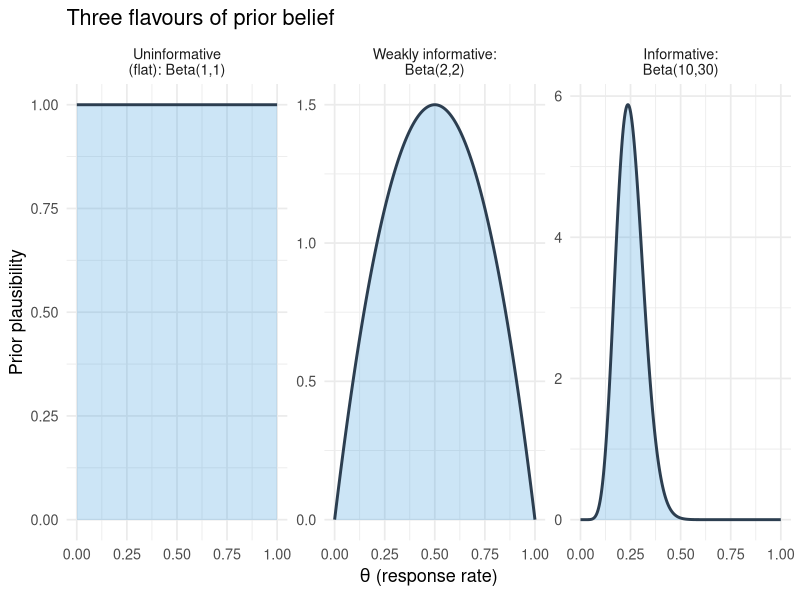
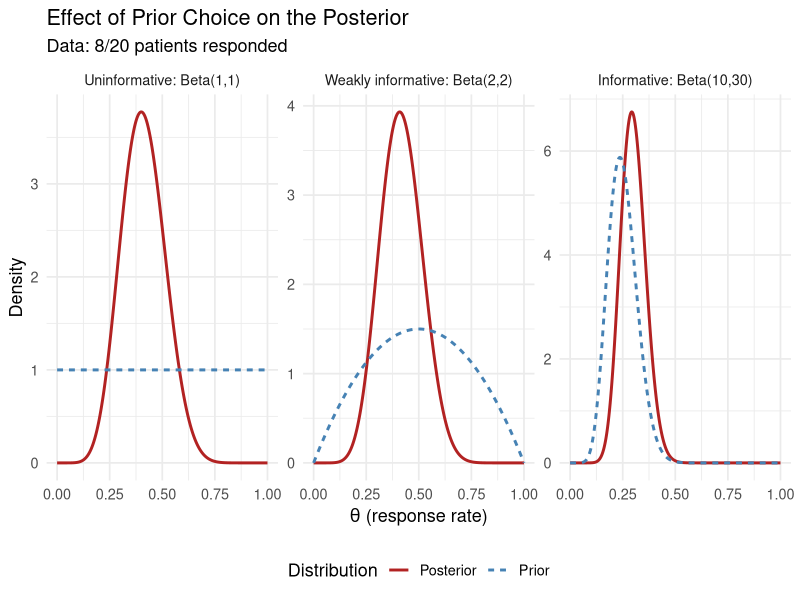
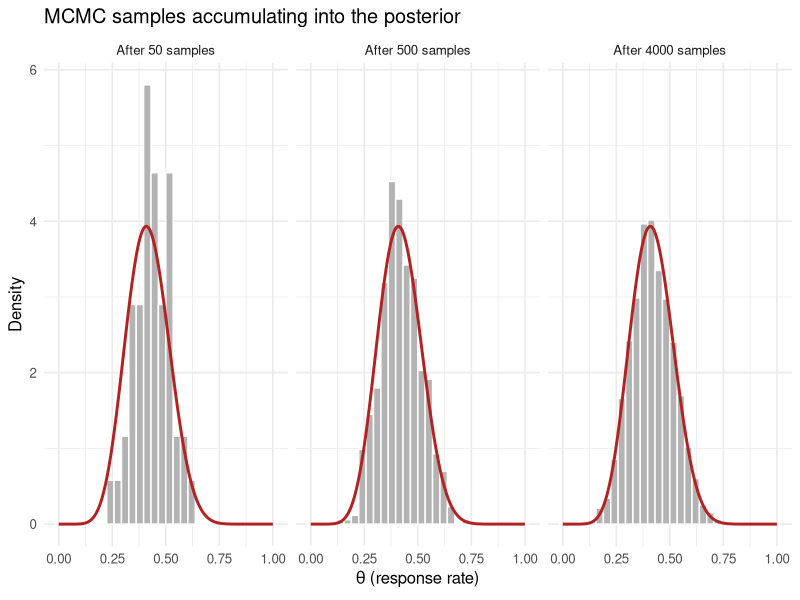
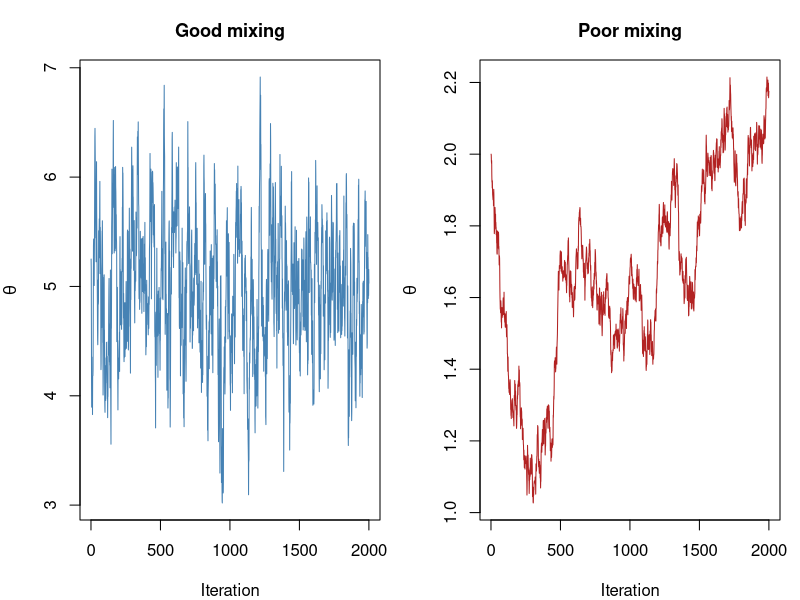
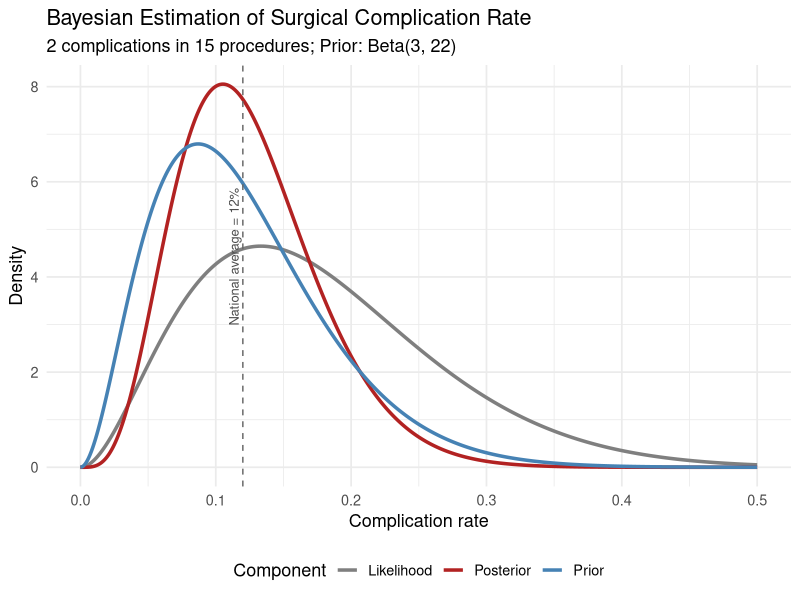

These charts were generated, in order, by the following R code:
## ---- chunk 1
#| include: false
library(tidyverse)
library(knitr)
## ---- chunk 2
#| label: fig-prior-types
#| fig-cap: "Three types of prior belief about a response rate, from no opinion (flat) to a confident prior expectation (informative). The x-axis is the response rate; the height shows how plausible the prior considers each value."
#| fig-width: 10
#| fig-height: 4

library(tidyverse)

theta <- seq(0, 1, length.out = 400)

prior_types <- tibble(
  type = factor(c("Uninformative\n(flat): Beta(1,1)",
                  "Weakly informative:\nBeta(2,2)",
                  "Informative:\nBeta(10,30)"),
                levels = c("Uninformative\n(flat): Beta(1,1)",
                           "Weakly informative:\nBeta(2,2)",
                           "Informative:\nBeta(10,30)")),
  a = c(1, 2, 10),
  b = c(1, 2, 30)
)

prior_curves <- prior_types %>%
  rowwise() %>%
  reframe(type = type, theta = theta, density = dbeta(theta, a, b))

ggplot(prior_curves, aes(theta, density)) +
  geom_area(fill = "#3498db", alpha = 0.25) +
  geom_line(linewidth = 1, colour = "#2c3e50") +
  facet_wrap(~ type, scales = "free_y") +
  labs(x = expression(theta ~ "(response rate)"), y = "Prior plausibility",
       title = "Three flavours of prior belief") +
  theme_minimal(base_size = 13)
## ---- chunk 3
#| label: fig-beta-priors
#| fig-cap: "Three Beta priors and their posteriors after observing 8 responses in 20 patients."
#| fig-width: 10
#| fig-height: 5

library(tidyverse)

# Observed data: 8 successes out of 20 trials
y <- 8; n <- 20

# Define three priors (factor levels fix the facet order:
# uninformative -> weakly informative -> informative)
prior_levels <- c("Uninformative: Beta(1,1)",
                  "Weakly informative: Beta(2,2)",
                  "Informative: Beta(10,30)")
priors <- tibble(
  prior_name = factor(prior_levels, levels = prior_levels),
  alpha0 = c(1, 2, 10),
  beta0  = c(1, 2, 30)
)

theta <- seq(0, 1, length.out = 500)

# Build plotting data
plot_data <- priors %>%
  rowwise() %>%
  reframe(
    prior_name = prior_name,
    theta = theta,
    Prior     = dbeta(theta, alpha0, beta0),
    Posterior = dbeta(theta, alpha0 + y, beta0 + n - y)
  ) %>%
  pivot_longer(cols = c(Prior, Posterior),
               names_to = "Distribution", values_to = "Density") %>%
  mutate(prior_name = factor(prior_name, levels = prior_levels))

ggplot(plot_data, aes(x = theta, y = Density, colour = Distribution,
                       linetype = Distribution)) +
  geom_line(linewidth = 1) +
  facet_wrap(~ prior_name, scales = "free_y") +
  scale_colour_manual(values = c("Prior" = "steelblue", "Posterior" = "firebrick")) +
  labs(x = expression(theta ~ "(response rate)"),
       y = "Density",
       title = "Effect of Prior Choice on the Posterior",
       subtitle = "Data: 8/20 patients responded") +
  theme_minimal(base_size = 13) +
  theme(legend.position = "bottom")
## ---- chunk 4
#| label: credible-interval-demo
#| output: false

# Posterior from weakly informative prior Beta(2,2) + data (8/20)
alpha_post <- 2 + 8
beta_post  <- 2 + 12

# 95% credible interval (equal-tailed)
ci_95 <- qbeta(c(0.025, 0.975), alpha_post, beta_post)
cat("Posterior mean:", round((alpha_post / (alpha_post + beta_post)), 3), "\n")
cat("95% credible interval:", round(ci_95, 3), "\n")

# Probability that response rate exceeds 30%
prob_gt_30 <- 1 - pbeta(0.30, alpha_post, beta_post)
cat("P(theta > 0.30 | data):", round(prob_gt_30, 3), "\n")
## ---- chunk 5
#| label: fig-mcmc-posterior-build
#| fig-cap: "How MCMC reconstructs a posterior. Each grey histogram is the collection of values the sampler has visited so far; as more samples accumulate (left to right), the histogram fills in the true posterior density (red curve) it was never given as a formula."
#| fig-width: 10
#| fig-height: 3.6

library(tidyverse)

# Target posterior for the 8/20 example with a Beta(2,2) prior: Beta(10, 14)
a_post <- 10; b_post <- 14

# Draw samples from the posterior (in practice MCMC would generate these;
# here we sample directly to illustrate what the accumulating draws look like)
set.seed(1)
draws <- rbeta(4000, a_post, b_post)

theta <- seq(0, 1, length.out = 300)
true_curve <- tibble(theta = theta, density = dbeta(theta, a_post, b_post))

stages <- c(50, 500, 4000)
hist_data <- map_dfr(stages, function(k) {
  tibble(n_samples = paste0("After ", k, " samples"), theta = draws[1:k])
}) %>%
  mutate(n_samples = factor(n_samples,
           levels = paste0("After ", stages, " samples")))

ggplot(hist_data, aes(theta)) +
  geom_histogram(aes(y = after_stat(density)), bins = 30,
                 fill = "grey70", colour = "white") +
  geom_line(data = expand_grid(n_samples = factor(paste0("After ", stages, " samples"),
                                 levels = paste0("After ", stages, " samples")),
                               true_curve),
            aes(theta, density), colour = "firebrick", linewidth = 1) +
  facet_wrap(~ n_samples) +
  labs(x = expression(theta ~ "(response rate)"), y = "Density",
       title = "MCMC samples accumulating into the posterior") +
  theme_minimal(base_size = 12)
## ---- chunk 6
#| label: fig-mcmc-demo
#| fig-cap: "Simulated MCMC trace plots: a well-behaved chain (left) and a poorly-mixing chain (right)."
#| fig-width: 10
#| fig-height: 4

set.seed(42)

# Simulate a well-behaved chain (approximately normal draws)
good_chain <- cumsum(rnorm(2000, 0, 0.1)) * 0
good_chain[1] <- rnorm(1, 5, 1)
for (i in 2:2000) {
  good_chain[i] <- good_chain[i-1] + rnorm(1, 0, 0.3)
  # Metropolis-like: pull toward mean of 5
  good_chain[i] <- good_chain[i] + 0.1 * (5 - good_chain[i])
}

# Simulate a poorly-mixing chain (high autocorrelation)
bad_chain <- numeric(2000)
bad_chain[1] <- 2
for (i in 2:2000) {
  bad_chain[i] <- bad_chain[i-1] + rnorm(1, 0, 0.02)
}

par(mfrow = c(1, 2), mar = c(4, 4, 3, 1))
plot(good_chain, type = "l", col = "steelblue",
     main = "Good mixing", xlab = "Iteration", ylab = expression(theta),
     cex.main = 1.1)
plot(bad_chain, type = "l", col = "firebrick",
     main = "Poor mixing", xlab = "Iteration", ylab = expression(theta),
     cex.main = 1.1)
## ---- chunk 7
#| label: fig-surgical-posterior
#| fig-cap: "Posterior distribution for the complication rate of a new surgical procedure."
#| fig-width: 8
#| fig-height: 5

# Data
y <- 2   # complications
n <- 15  # procedures

# Prior: weakly informative, centred near the national average of 12%
# Beta(3, 22) has mean 3/25 = 0.12 and is moderately concentrated
alpha_prior <- 3
beta_prior  <- 22

# Posterior
alpha_post <- alpha_prior + y
beta_post  <- beta_prior + n - y

theta <- seq(0, 0.5, length.out = 500)

plot_df <- tibble(
  theta = theta,
  Prior     = dbeta(theta, alpha_prior, beta_prior),
  Likelihood = dbeta(theta, y + 1, n - y + 1),  # normalised for visualisation
  Posterior = dbeta(theta, alpha_post, beta_post)
) %>%
  pivot_longer(-theta, names_to = "Component", values_to = "Density")

ggplot(plot_df, aes(x = theta, y = Density, colour = Component)) +
  geom_line(linewidth = 1.2) +
  scale_colour_manual(values = c("Prior" = "steelblue",
                                  "Likelihood" = "grey50",
                                  "Posterior" = "firebrick")) +
  labs(x = "Complication rate",
       y = "Density",
       title = "Bayesian Estimation of Surgical Complication Rate",
       subtitle = "2 complications in 15 procedures; Prior: Beta(3, 22)") +
  geom_vline(xintercept = 0.12, linetype = "dashed", colour = "grey40") +
  annotate("text", x = 0.12, y = max(dbeta(theta, alpha_post, beta_post)) * 0.55,
           label = "National average = 12%", angle = 90, vjust = -0.4,
           size = 3.3, colour = "grey30") +
  theme_minimal(base_size = 13) +
  theme(legend.position = "bottom")

# Posterior summaries
cat("Posterior mean:", round(alpha_post / (alpha_post + beta_post), 3), "\n")
cat("95% credible interval:",
    round(qbeta(c(0.025, 0.975), alpha_post, beta_post), 3), "\n")
cat("P(rate > 0.20 | data):",
    round(1 - pbeta(0.20, alpha_post, beta_post), 3), "\n")
